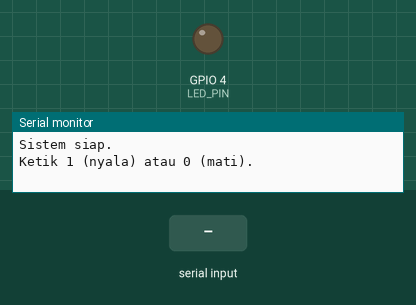
Bench run of a sketch on a simulated ESP32. Shown: output pins drawn as LEDs (lit = HIGH), the last lines printed to the serial monitor. Inputs (shaded band) come from the test bench.

Above: at 1.2 s.
1.3 s: "1\n" received over Serial
At 1.9 s:
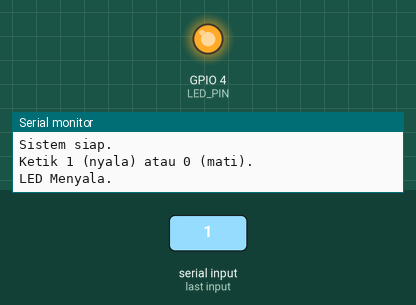
2.8 s: "0\n" received over Serial
At 4.2 s:
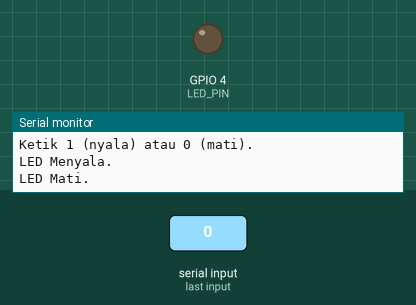
Timing chart, 0 to 5.8 s (numbered marks = the images above; inputs shaded):
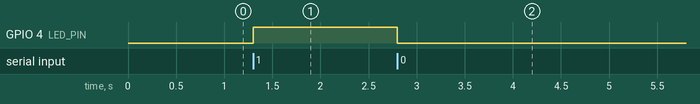

The sketch:

control_led_dengan_serial_monitor.ino
```cpp
/*
=========================================
   KONTROL LED: ESP32 + SERIAL MONITOR
=========================================

ALUR:
- Ketik 1 pada Serial Monitor -> LED menyala.
- Ketik 0 pada Serial Monitor -> LED mati.

PEMASANGAN:
- LED : Anoda (+) -> D4 melalui resistor 220Ω
- LED : Katoda (-) -> GND
*/


// ================================================
// 1. KONFIGURASI PIN
// ================================================

const int LED_PIN = 4;


// ================================================
// 2. SETUP
// ================================================

void setup() {
  Serial.begin(115200);

  pinMode(LED_PIN, OUTPUT);

  Serial.println("Sistem siap.");
  Serial.println("Ketik 1 (nyala) atau 0 (mati).");
}


// ================================================
// 3. LOOP
// ================================================

void loop() {
  // Periksa apakah terdapat data dari Serial Monitor.
  if (Serial.available() > 0) {
    // Ambil satu karakter dari Serial Monitor.
    char command = Serial.read();

    // Abaikan karakter Enter (Newline & Carriage Return).
    if (command == '\n' || command == '\r') {
      return;
    }

    // Proses perintah yang diterima.
    switch (command) {
      case '1':
        digitalWrite(LED_PIN, HIGH);
        Serial.println("LED Menyala.");
        break;

      case '0':
        digitalWrite(LED_PIN, LOW);
        Serial.println("LED Mati.");
        break;

      default:
        Serial.println("Perintah tidak valid! Gunakan 1 atau 0.");
        break;
    }
  }
}
```

Measured:
- after the input at 1.3 s, GPIO 4 (LED_PIN): LOW → HIGH at once
- after the input at 2.8 s, GPIO 4 (LED_PIN): HIGH → LOW at once
